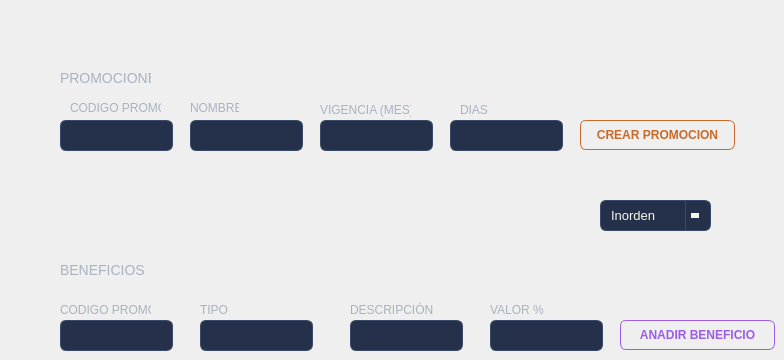
      <widget class="QWidget" name="tab">
       <attribute name="title">
        <string>PROMOCIONES Y BENEFICIOS</string>
       </attribute>
       <widget class="QLineEdit" name="txtPromoCodigo">
        <property name="geometry">
         <rect>
          <x>60</x>
          <y>120</y>
          <width>113</width>
          <height>31</height>
         </rect>
        </property>
        <property name="styleSheet">
         <string notr="true">QLineEdit {
    background-color: #25314A;
    border: 1px solid #3A4A6B;
    border-radius: 6px;
    padding: 6px 10px;
    color: #F1FAEE;
    font-family: &quot;Montserrat&quot;;
    font-size: 13px;
}
QLineEdit:focus {
    border: 1px solid #4A6FA5;
}</string>
        </property>
       </widget>
       <widget class="QLineEdit" name="txtPromoNombre">
        <property name="geometry">
         <rect>
          <x>190</x>
          <y>120</y>
          <width>113</width>
          <height>31</height>
         </rect>
        </property>
        <property name="styleSheet">
         <string notr="true">QLineEdit {
    background-color: #25314A;
    border: 1px solid #3A4A6B;
    border-radius: 6px;
    padding: 6px 10px;
    color: #F1FAEE;
    font-family: &quot;Montserrat&quot;;
    font-size: 13px;
}
QLineEdit:focus {
    border: 1px solid #4A6FA5;
}</string>
        </property>
       </widget>
       <widget class="QLineEdit" name="txtPromoVigencia">
        <property name="geometry">
         <rect>
          <x>320</x>
          <y>120</y>
          <width>113</width>
          <height>31</height>
         </rect>
        </property>
        <property name="styleSheet">
         <string notr="true">QLineEdit {
    background-color: #25314A;
    border: 1px solid #3A4A6B;
    border-radius: 6px;
    padding: 6px 10px;
    color: #F1FAEE;
    font-family: &quot;Montserrat&quot;;
    font-size: 13px;
}
QLineEdit:focus {
    border: 1px solid #4A6FA5;
}</string>
        </property>
       </widget>
       <widget class="QLineEdit" name="txtPromoDias">
        <property name="geometry">
         <rect>
          <x>450</x>
          <y>120</y>
          <width>113</width>
          <height>31</height>
         </rect>
        </property>
        <property name="styleSheet">
         <string notr="true">QLineEdit {
    background-color: #25314A;
    border: 1px solid #3A4A6B;
    border-radius: 6px;
    padding: 6px 10px;
    color: #F1FAEE;
    font-family: &quot;Montserrat&quot;;
    font-size: 13px;
}
QLineEdit:focus {
    border: 1px solid #4A6FA5;
}</string>
        </property>
       </widget>
       <widget class="QLabel" name="label_18">
        <property name="geometry">
         <rect>
          <x>70</x>
          <y>100</y>
          <width>91</width>
          <height>16</height>
         </rect>
        </property>
        <property name="styleSheet">
         <string notr="true">font-family: &quot;Montserrat &quot;;
font-size: 12px;
color: #A8B2C1;
background: transparent;</string>
        </property>
        <property name="text">
         <string>CODIGO PROMO</string>
        </property>
       </widget>
       <widget class="QLabel" name="label_19">
        <property name="geometry">
         <rect>
          <x>190</x>
          <y>100</y>
          <width>49</width>
          <height>16</height>
         </rect>
        </property>
        <property name="styleSheet">
         <string notr="true">font-family: &quot;Montserrat &quot;;
font-size: 12px;
color: #A8B2C1;
background: transparent;</string>
        </property>
        <property name="text">
         <string>NOMBRE</string>
        </property>
       </widget>
       <widget class="QLabel" name="label_20">
        <property name="geometry">
         <rect>
          <x>320</x>
          <y>100</y>
          <width>91</width>
          <height>20</height>
         </rect>
        </property>
        <property name="styleSheet">
         <string notr="true">font-family: &quot;Montserrat &quot;;
font-size: 12px;
color: #A8B2C1;
background: transparent;</string>
        </property>
        <property name="text">
         <string>VIGENCIA (MES)</string>
        </property>
       </widget>
       <widget class="QLabel" name="label_21">
        <property name="geometry">
         <rect>
          <x>460</x>
          <y>100</y>
          <width>61</width>
          <height>20</height>
         </rect>
        </property>
        <property name="styleSheet">
         <string notr="true">color: #A8B2C1;
font-size: 12px;
background: transparent;</string>
        </property>
        <property name="text">
         <string>DIAS</string>
        </property>
       </widget>
       <widget class="QPushButton" name="btnCrearPromo">
        <property name="geometry">
         <rect>
          <x>580</x>
          <y>120</y>
          <width>155</width>
          <height>30</height>
         </rect>
        </property>
        <property name="styleSheet">
         <string notr="true">/* CREAR PROMOCION */
QPushButton {
    background-color: transparent;
    color: #c86a2c;
    border: 1px solid #c86a2c;
    border-radius: 6px;
    padding: 8px 16px;
    font-family: &quot;Montserrat SemiBold&quot;;
    font-weight: 600;
    
}
QPushButton:hover {
    background-color: #D4AF37;
    color: #0D1321;
}
QPushButton:pressed {
    background-color: #B8952C;
    border: 1px solid #B8952C;
    color: #0D1321;
}</string>
        </property>
        <property name="text">
         <string>CREAR PROMOCION</string>
        </property>
       </widget>
       <widget class="QLineEdit" name="txtBenCodigoPromo">
        <property name="geometry">
         <rect>
          <x>60</x>
          <y>320</y>
          <width>113</width>
          <height>31</height>
         </rect>
        </property>
        <property name="styleSheet">
         <string notr="true">QLineEdit {
    background-color: #25314A;
    border: 1px solid #3A4A6B;
    border-radius: 6px;
    padding: 6px 10px;
    color: #F1FAEE;
    font-family: &quot;Montserrat&quot;;
    font-size: 13px;
}
QLineEdit:focus {
    border: 1px solid #4A6FA5;
}</string>
        </property>
       </widget>
       <widget class="QLineEdit" name="txtBenDesc">
        <property name="geometry">
         <rect>
          <x>350</x>
          <y>320</y>
          <width>113</width>
          <height>31</height>
         </rect>
        </property>
        <property name="styleSheet">
         <string notr="true">QLineEdit {
    background-color: #25314A;
    border: 1px solid #3A4A6B;
    border-radius: 6px;
    padding: 6px 10px;
    color: #F1FAEE;
    font-family: &quot;Montserrat&quot;;
    font-size: 13px;
}
QLineEdit:focus {
    border: 1px solid #4A6FA5;
}</string>
        </property>
       </widget>
       <widget class="QLineEdit" name="txtBenTipo">
        <property name="geometry">
         <rect>
          <x>200</x>
          <y>320</y>
          <width>113</width>
          <height>31</height>
         </rect>
        </property>
        <property name="styleSheet">
         <string notr="true">QLineEdit {
    background-color: #25314A;
    border: 1px solid #3A4A6B;
    border-radius: 6px;
    padding: 6px 10px;
    color: #F1FAEE;
    font-family: &quot;Montserrat&quot;;
    font-size: 13px;
}
QLineEdit:focus {
    border: 1px solid #4A6FA5;
}</string>
        </property>
       </widget>
       <widget class="QLineEdit" name="txtBenValor">
        <property name="geometry">
         <rect>
          <x>490</x>
          <y>320</y>
          <width>113</width>
          <height>31</height>
         </rect>
        </property>
        <property name="styleSheet">
         <string notr="true">QLineEdit {
    background-color: #25314A;
    border: 1px solid #3A4A6B;
    border-radius: 6px;
    padding: 6px 10px;
    color: #F1FAEE;
    font-family: &quot;Montserrat&quot;;
    font-size: 13px;
}
QLineEdit:focus {
    border: 1px solid #4A6FA5;
}</string>
        </property>
       </widget>
       <widget class="QLabel" name="label_22">
        <property name="geometry">
         <rect>
          <x>60</x>
          <y>300</y>
          <width>91</width>
          <height>20</height>
         </rect>
        </property>
        <property name="styleSheet">
         <string notr="true">color: #A8B2C1;
font-size: 12px;
background: transparent;</string>
        </property>
        <property name="text">
         <string>CODIGO PROMO</string>
        </property>
       </widget>
       <widget class="QLabel" name="label_23">
        <property name="geometry">
         <rect>
          <x>200</x>
          <y>300</y>
          <width>61</width>
          <height>20</height>
         </rect>
        </property>
        <property name="styleSheet">
         <string notr="true">color: #A8B2C1;
font-size: 12px;
background: transparent;</string>
        </property>
        <property name="text">
         <string>TIPO</string>
        </property>
       </widget>
       <widget class="QLabel" name="label_24">
        <property name="geometry">
         <rect>
          <x>350</x>
          <y>300</y>
          <width>111</width>
          <height>20</height>
         </rect>
        </property>
        <property name="styleSheet">
         <string notr="true">font-family: &quot;Montserrat &quot;;
font-size: 12px;
color: #A8B2C1;
background: transparent;</string>
        </property>
        <property name="text">
         <string>DESCRIPCIÓN</string>
        </property>
       </widget>
       <widget class="QLabel" name="label_25">
        <property name="geometry">
         <rect>
          <x>490</x>
          <y>300</y>
          <width>61</width>
          <height>20</height>
         </rect>
        </property>
        <property name="styleSheet">
         <string notr="true">font-family: &quot;Montserrat &quot;;
font-size: 12px;
color: #A8B2C1;
background: transparent;</string>
        </property>
        <property name="text">
         <string>VALOR %</string>
        </property>
       </widget>
       <widget class="QPushButton" name="btnAnadirBeneficio">
        <property name="geometry">
         <rect>
          <x>620</x>
          <y>320</y>
          <width>155</width>
          <height>30</height>
         </rect>
        </property>
        <property name="styleSheet">
         <string notr="true">/* AÑADIR BENEFICIO */
QPushButton {
    background-color: transparent;
    color: #9B5DE5;
    border: 1px solid #9B5DE5;
    border-radius: 6px;
    padding: 8px 16px;
    font-family: &quot;Montserrat SemiBold&quot;;
    font-weight: 600;
}
QPushButton:hover {
    background-color: #9B5DE5;
    color: #F1FAEE;
}
QPushButton:pressed {
    background-color: #7E3FCC;
    border: 1px solid #7E3FCC;
    color: #F1FAEE;
}</string>
        </property>
        <property name="text">
         <string>AÑADIR BENEFICIO</string>
        </property>
       </widget>
       <widget class="QLabel" name="label_26">
        <property name="geometry">
         <rect>
          <x>60</x>
          <y>70</y>
          <width>91</width>
          <height>16</height>
         </rect>
        </property>
        <property name="styleSheet">
         <string notr="true">font-family: &quot;Montserrat &quot;;
font-size: 14px;
color: #A8B2C1;
background: transparent;
font: 900 </string>
        </property>
        <property name="text">
         <string>PROMOCIONES</string>
        </property>
       </widget>
       <widget class="QLabel" name="label_27">
        <property name="geometry">
         <rect>
          <x>60</x>
          <y>260</y>
          <width>91</width>
          <height>20</height>
         </rect>
        </property>
        <property name="styleSheet">
         <string notr="true">font-family: &quot;Montserrat &quot;;
font-size: 14px;
color: #A8B2C1;
background: transparent;
font: 900 </string>
        </property>
        <property name="text">
         <string>BENEFICIOS</string>
        </property>
       </widget>
       <widget class="QComboBox" name="cmbOrdenClientes">
        <property name="geometry">
         <rect>
          <x>600</x>
          <y>200</y>
          <width>111</width>
          <height>31</height>
         </rect>
        </property>
        <property name="styleSheet">
         <string notr="true">QComboBox {
    background-color: #25314A;
    border: 1px solid #3A4A6B;
    border-radius: 6px;
    padding: 6px 10px;
    color: #F1FAEE;
    font-family: &quot;Montserrat&quot;;
    font-size: 13px;
}
QComboBox:hover {
    border: 1px solid #E63946;
}
QComboBox::drop-down {
    subcontrol-origin: padding;
    subcontrol-position: top right;
    width: 24px;
    border-left: 1px solid #3A4A6B;
}
QComboBox::down-arrow {
    width: 0px;
    height: 0px;
    border-left: 4px solid transparent;
    border-right: 4px solid transparent;
    border-top: 5px solid #F1FAEE;
    margin-right: 6px;
}
QComboBox QAbstractItemView {
    background-color: #1D2D44;
    border: 1px solid #3A4A6B;
    color: #F1FAEE;
    selection-background-color: #E63946;
    selection-color: #F1FAEE;
    outline: none;
}</string>
        </property>
        <item>
         <property name="text">
          <string>Inorden</string>
         </property>
        </item>
        <item>
         <property name="text">
          <string>Preorden</string>
         </property>
        </item>
        <item>
         <property name="text">
          <string>Postorden</string>
         </property>
        </item>
       </widget>
      </widget>
